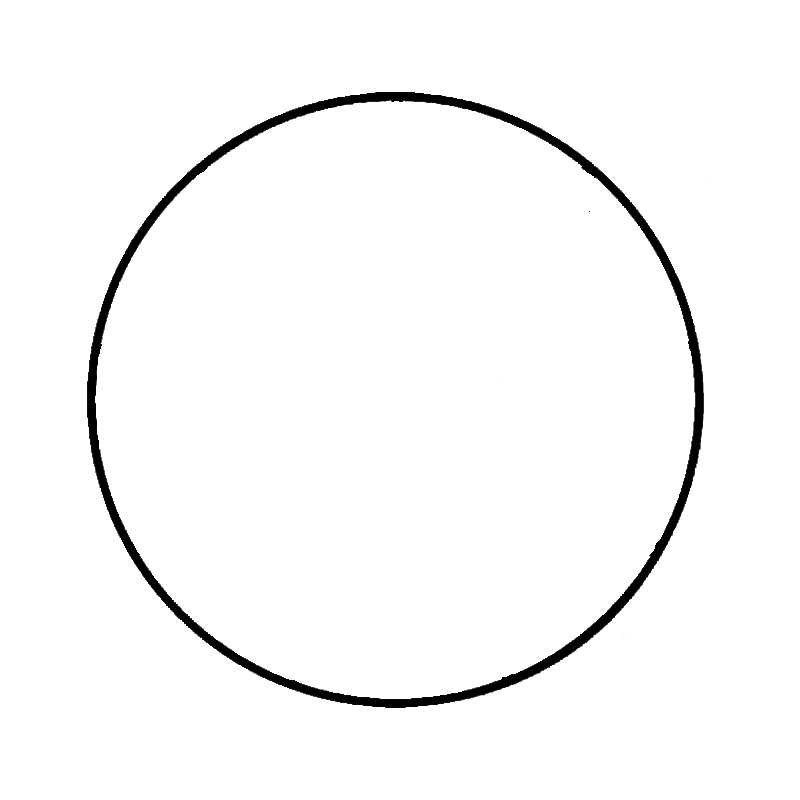
#> input picture backend/assets/circle.png, 800 x 800 px
$ python extract.py assets/circle.png assets/circle.png out.png
#> lines starting #> are read from the running program, lines starting #| are printed output that depends on the picture
# extract.py
import sys
import cv2
import numpy as np
import pywt
from scipy.fftpack import dct

def apply_dct(image_band):
    size = image_band.shape
    dct_output = np.zeros(size)
    for i in range(0, size[0], 8):
        for j in range(0, size[1], 8):
            dct_output[i:(i+8), j:(j+8)] = dct(dct(image_band[i:(i+8), j:(j+8)], axis=0, norm='ortho'), axis=1, norm='ortho')
    return dct_output

def extract_watermark(cover_path, watermarked_path, output_path):
    # Load images in grayscale
#> called with cover_path = 'assets/circle.png', watermarked_path = 'assets/circle.png', output_path = 'out.png'
    cover = cv2.imread(cover_path, cv2.IMREAD_GRAYSCALE)
#> cover: shape (800, 800); min 0, max 255, mean 248.4
    watermarked = cv2.imread(watermarked_path, cv2.IMREAD_GRAYSCALE)

    # 1. Level-1 DWT on both images
    _, (HL_cover, _, _) = pywt.dwt2(cover, 'haar')
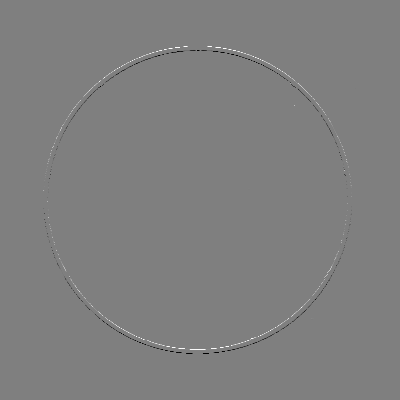
#> HL_cover: shape (400, 400) float64; min -255, max 255, mean 0; drawn with min black and max white
    _, (HL_wm, _, _) = pywt.dwt2(watermarked, 'haar')

    # 2. Apply DCT to the HL mid-frequency bands
    HL_cover_dct = apply_dct(HL_cover)
    HL_wm_dct = apply_dct(HL_wm)

    # 3. Extract the watermark bits
    # Formula: Watermark = (Watermarked_Coeffs - Original_Coeffs) / Alpha
    alpha = 50
    extracted_bin = (HL_wm_dct - HL_cover_dct) / alpha
#> extracted_bin: shape (400, 400) float64; every value is 0

    # Scale back to visual pixel values (0-255)
    extracted_img = extracted_bin * 255
    cv2.imwrite(output_path, np.uint8(np.clip(extracted_img, 0, 255)))

    # Return output path to Node.js
    print(output_path)

if __name__ == "__main__":
    cover_file = sys.argv[1]
    watermarked_file = sys.argv[2]
    output_file = sys.argv[3]
    extract_watermark(cover_file, watermarked_file, output_file)
